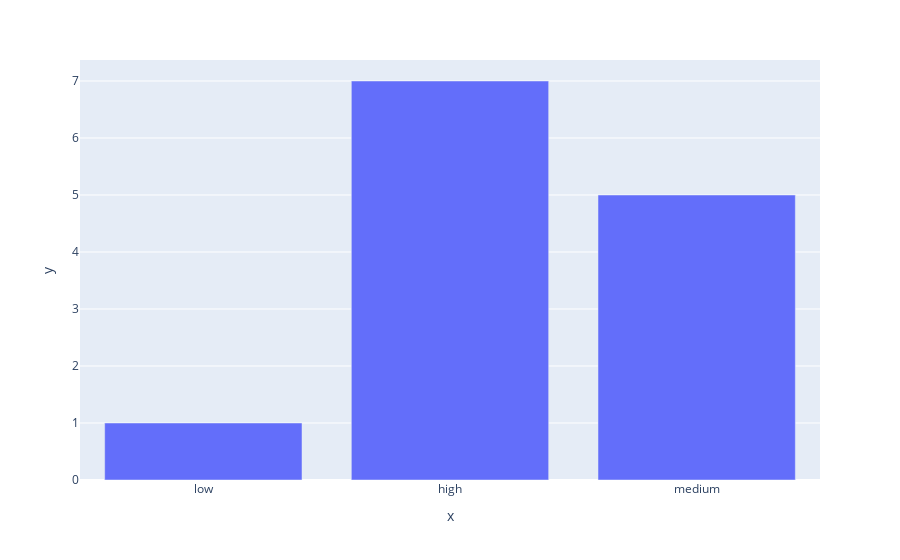

Source (notebook cell):
### Code cell
px.bar(x=['low', 'high', 'medium'], y=[1,7,5])

### Figure 1 — Plotly figure (JSON) as saved in the notebook; plotly's stock layout.template omitted (floating-point values rounded to 4 significant figures)
{"data": [{"alignmentgroup": "True", "hovertemplate": "x=%{x}<br>y=%{y}<extra></extra>", "legendgroup": "", "marker": {"color": "#636efa", "pattern": {"shape": ""}}, "name": "", "offsetgroup": "", "orientation": "v", "showlegend": false, "textposition": "auto", "type": "bar", "x": ["low", "high", "medium"], "xaxis": "x", "y": [1, 7, 5], "yaxis": "y"}], "layout": {"autosize": true, "barmode": "relative", "legend": {"tracegroupgap": 0}, "margin": {"t": 60}, "xaxis": {"anchor": "y", "autorange": true, "domain": [0, 1], "range": [-0.5, 2.5], "title": {"text": "x"}, "type": "category"}, "yaxis": {"anchor": "x", "autorange": true, "domain": [0, 1], "range": [0, 7.368], "title": {"text": "y"}, "type": "linear"}}}
